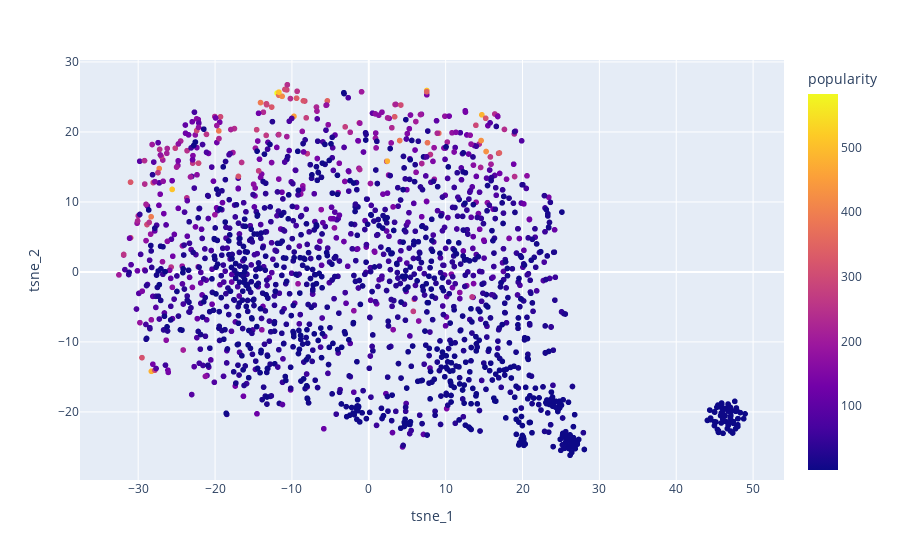

Notebook code for this chart:
### Code cell
import plotly.express as px

tsne_df = pd.DataFrame(item_tsne, columns=["tsne_1", "tsne_2"])
tsne_df["item_id"] = np.arange(item_tsne.shape[0])
tsne_df = tsne_df.merge(items.reset_index())

px.scatter(tsne_df, x="tsne_1", y="tsne_2",
           color="popularity",
           hover_data=["item_id", "title",
                       "release_year", "popularity"])

### Figure 1 — Plotly figure (JSON) as saved in the notebook; plotly's stock layout.template omitted (floating-point values rounded to 4 significant figures; data arrays with more than 128 entries replaced by an {"elided": "..."} marker saying what was removed)
{"data": [{"customdata": {"elided": "1682x4 mixed values"}, "hovertemplate": "tsne_1=%{x}<br>tsne_2=%{y}<br>item_id=%{customdata[0]}<br>title=%{customdata[1]}<br>release_year=%{customdata[2]}<br>popularity=%{marker.color}<extra></extra>", "legendgroup": "", "marker": {"color": {"elided": "1682 int values"}, "coloraxis": "coloraxis", "symbol": "circle"}, "mode": "markers", "name": "", "showlegend": false, "type": "scattergl", "x": {"elided": "1682 float values"}, "xaxis": "x", "y": {"elided": "1682 float values"}, "yaxis": "y"}], "layout": {"coloraxis": {"colorbar": {"title": {"text": "popularity"}}, "colorscale": [[0, "#0d0887"], [0.1111, "#46039f"], [0.2222, "#7201a8"], [0.3333, "#9c179e"], [0.4444, "#bd3786"], [0.5556, "#d8576b"], [0.6667, "#ed7953"], [0.7778, "#fb9f3a"], [0.8889, "#fdca26"], [1, "#f0f921"]]}, "legend": {"tracegroupgap": 0}, "margin": {"t": 60}, "xaxis": {"anchor": "y", "domain": [0, 1], "title": {"text": "tsne_1"}}, "yaxis": {"anchor": "x", "domain": [0, 1], "title": {"text": "tsne_2"}}}}
